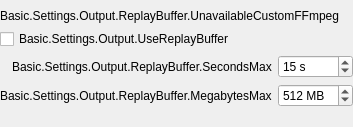
                  <widget class="QWidget" name="advOutputReplayTab">
                   <attribute name="title">
                    <string>ReplayBuffer</string>
                   </attribute>
                   <layout class="QVBoxLayout" name="verticalLayout_22">
                    <property name="leftMargin">
                     <number>0</number>
                    </property>
                    <property name="topMargin">
                     <number>9</number>
                    </property>
                    <property name="rightMargin">
                     <number>0</number>
                    </property>
                    <property name="bottomMargin">
                     <number>0</number>
                    </property>
                    <item>
                     <widget class="QFrame" name="advOutputReplayFrame">
                      <property name="lineWidth">
                       <number>0</number>
                      </property>
                      <layout class="QVBoxLayout" name="verticalLayout_29">
                       <property name="leftMargin">
                        <number>0</number>
                       </property>
                       <property name="topMargin">
                        <number>0</number>
                       </property>
                       <property name="rightMargin">
                        <number>0</number>
                       </property>
                       <property name="bottomMargin">
                        <number>0</number>
                       </property>
                       <item>
                        <widget class="QLabel" name="advReplayBufCustomFFmpeg">
                         <property name="text">
                          <string>Basic.Settings.Output.ReplayBuffer.UnavailableCustomFFmpeg</string>
                         </property>
                         <property name="themeID" stdset="0">
                          <string>warning</string>
                         </property>
                        </widget>
                       </item>
                       <item>
                        <widget class="QCheckBox" name="advReplayBuf">
                         <property name="text">
                          <string>Basic.Settings.Output.UseReplayBuffer</string>
                         </property>
                        </widget>
                       </item>
                       <item>
                        <widget class="QFrame" name="advReplayBufferFrame">
                         <property name="sizePolicy">
                          <sizepolicy hsizetype="Preferred" vsizetype="Preferred">
                           <horstretch>0</horstretch>
                           <verstretch>0</verstretch>
                          </sizepolicy>
                         </property>
                         <layout class="QFormLayout" name="formLayout_30">
                          <property name="fieldGrowthPolicy">
                           <enum>QFormLayout::FieldGrowthPolicy::AllNonFixedFieldsGrow</enum>
                          </property>
                          <property name="labelAlignment">
                           <set>Qt::AlignmentFlag::AlignRight|Qt::AlignmentFlag::AlignTrailing|Qt::AlignmentFlag::AlignVCenter</set>
                          </property>
                          <property name="leftMargin">
                           <number>0</number>
                          </property>
                          <property name="topMargin">
                           <number>0</number>
                          </property>
                          <property name="rightMargin">
                           <number>0</number>
                          </property>
                          <property name="bottomMargin">
                           <number>0</number>
                          </property>
                          <item row="0" column="0">
                           <widget class="QLabel" name="advRBSecMaxLabel">
                            <property name="text">
                             <string>Basic.Settings.Output.ReplayBuffer.SecondsMax</string>
                            </property>
                           </widget>
                          </item>
                          <item row="0" column="1">
                           <widget class="QSpinBox" name="advRBSecMax">
                            <property name="suffix">
                             <string notr="true"> s</string>
                            </property>
                            <property name="minimum">
                             <number>5</number>
                            </property>
                            <property name="maximum">
                             <number>21600</number>
                            </property>
                            <property name="value">
                             <number>15</number>
                            </property>
                           </widget>
                          </item>
                          <item row="1" column="1">
                           <widget class="QSpinBox" name="advRBMegsMax">
                            <property name="suffix">
                             <string> MB</string>
                            </property>
                            <property name="minimum">
                             <number>20</number>
                            </property>
                            <property name="maximum">
                             <number>8192</number>
                            </property>
                            <property name="value">
                             <number>512</number>
                            </property>
                           </widget>
                          </item>
                          <item row="1" column="0">
                           <widget class="QLabel" name="advRBMegsMaxLabel">
                            <property name="text">
                             <string>Basic.Settings.Output.ReplayBuffer.MegabytesMax</string>
                            </property>
                           </widget>
                          </item>
                          <item row="2" column="1">
                           <widget class="QLabel" name="advRBEstimate">
                            <property name="text">
                             <string notr="true"/>
                            </property>
                           </widget>
                          </item>
                         </layout>
                        </widget>
                       </item>
                      </layout>
                     </widget>
                    </item>
                    <item>
                     <spacer name="verticalSpacer">
                      <property name="orientation">
                       <enum>Qt::Orientation::Vertical</enum>
                      </property>
                      <property name="sizeHint" stdset="0">
                       <size>
                        <width>20</width>
                        <height>0</height>
                       </size>
                      </property>
                     </spacer>
                    </item>
                   </layout>
                  </widget>
